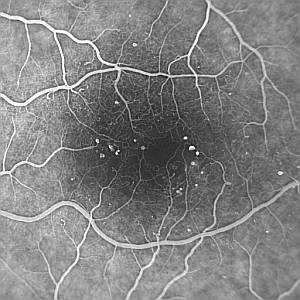
#> input picture morphoMath/angiogram.png, 300 x 300 px
$ python tp1_3.py
#> lines starting #> are read from the running program, lines starting #| are printed output that depends on the picture
import numpy as np
import matplotlib.pyplot as plt
import cv2

I = cv2.imread('angiogram.png',0)
#> I is the input picture: shape (300, 300); min 11, max 255, mean 129.7
S = cv2.getStructuringElement(cv2.MORPH_ELLIPSE,(25,25))

Itransfo = cv2.morphologyEx(I,cv2.MORPH_TOPHAT,S)
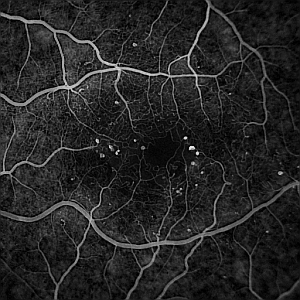
#> Itransfo: shape (300, 300); min 0, max 232, mean 37.4

plt.figure(1)
plt.subplot(1,2,1)
plt.imshow(I,'gray')

plt.subplot(1,2,2)
plt.imshow(Itransfo,'gray')
plt.show()
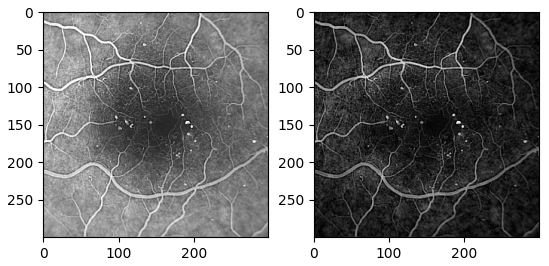
#> figure drawn by matplotlib, 2 panels

$ run again, with morphoMath/Ampoule.png copied over morphoMath/angiogram.png
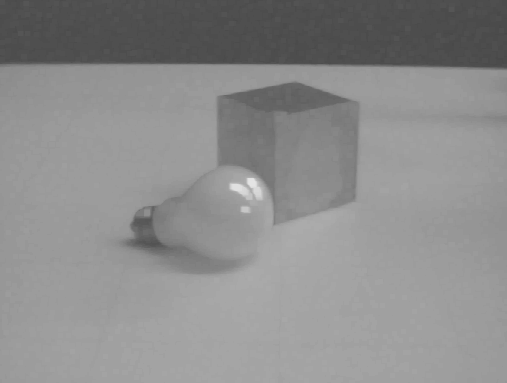
#> input picture morphoMath/Ampoule.png, 507 x 383 px
#> I is the input picture: shape (383, 507); min 71, max 228, mean 140
#> `Itransfo = cv2.morphologyEx(I,cv2.MORPH_TOPHAT,S)`:
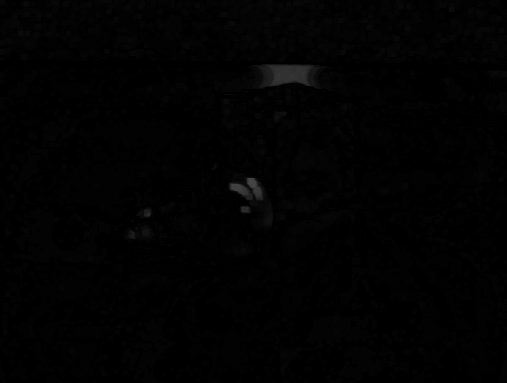
#> Itransfo: shape (383, 507); min 0, max 68, mean 1.8
#> `plt.show()`:
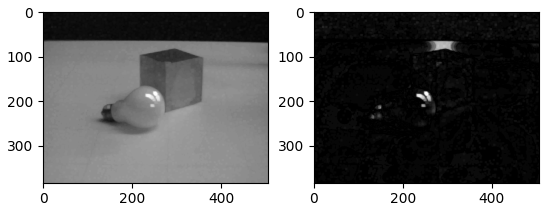
#> figure drawn by matplotlib, 2 panels
